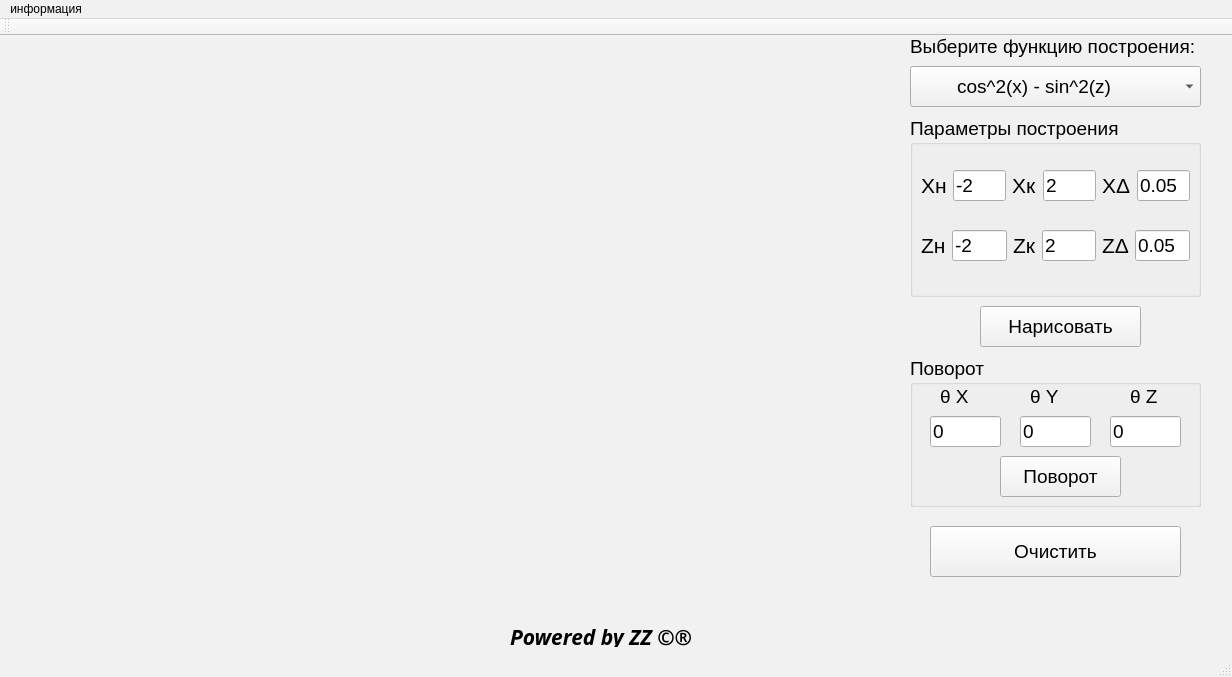
<?xml version="1.0" encoding="UTF-8"?>
<ui version="4.0">
 <class>MainWindow</class>
 <widget class="QMainWindow" name="MainWindow">
  <property name="geometry">
   <rect>
    <x>0</x>
    <y>0</y>
    <width>1232</width>
    <height>677</height>
   </rect>
  </property>
  <property name="palette">
   <palette>
    <active>
     <colorrole role="WindowText">
      <brush brushstyle="SolidPattern">
       <color alpha="255">
        <red>0</red>
        <green>0</green>
        <blue>0</blue>
       </color>
      </brush>
     </colorrole>
     <colorrole role="Button">
      <brush brushstyle="SolidPattern">
       <color alpha="255">
        <red>241</red>
        <green>241</green>
        <blue>241</blue>
       </color>
      </brush>
     </colorrole>
     <colorrole role="Light">
      <brush brushstyle="SolidPattern">
       <color alpha="255">
        <red>255</red>
        <green>255</green>
        <blue>255</blue>
       </color>
      </brush>
     </colorrole>
     <colorrole role="Midlight">
      <brush brushstyle="SolidPattern">
       <color alpha="255">
        <red>248</red>
        <green>248</green>
        <blue>248</blue>
       </color>
      </brush>
     </colorrole>
     <colorrole role="Dark">
      <brush brushstyle="SolidPattern">
       <color alpha="255">
        <red>120</red>
        <green>120</green>
        <blue>120</blue>
       </color>
      </brush>
     </colorrole>
     <colorrole role="Mid">
      <brush brushstyle="SolidPattern">
       <color alpha="255">
        <red>161</red>
        <green>161</green>
        <blue>161</blue>
       </color>
      </brush>
     </colorrole>
     <colorrole role="Text">
      <brush brushstyle="SolidPattern">
       <color alpha="255">
        <red>0</red>
        <green>0</green>
        <blue>0</blue>
       </color>
      </brush>
     </colorrole>
     <colorrole role="BrightText">
      <brush brushstyle="SolidPattern">
       <color alpha="255">
        <red>255</red>
        <green>255</green>
        <blue>255</blue>
       </color>
      </brush>
     </colorrole>
     <colorrole role="ButtonText">
      <brush brushstyle="SolidPattern">
       <color alpha="255">
        <red>0</red>
        <green>0</green>
        <blue>0</blue>
       </color>
      </brush>
     </colorrole>
     <colorrole role="Base">
      <brush brushstyle="SolidPattern">
       <color alpha="255">
        <red>255</red>
        <green>255</green>
        <blue>255</blue>
       </color>
      </brush>
     </colorrole>
     <colorrole role="Window">
      <brush brushstyle="SolidPattern">
       <color alpha="255">
        <red>241</red>
        <green>241</green>
        <blue>241</blue>
       </color>
      </brush>
     </colorrole>
     <colorrole role="Shadow">
      <brush brushstyle="SolidPattern">
       <color alpha="255">
        <red>0</red>
        <green>0</green>
        <blue>0</blue>
       </color>
      </brush>
     </colorrole>
     <colorrole role="AlternateBase">
      <brush brushstyle="SolidPattern">
       <color alpha="255">
        <red>248</red>
        <green>248</green>
        <blue>248</blue>
       </color>
      </brush>
     </colorrole>
     <colorrole role="ToolTipBase">
      <brush brushstyle="SolidPattern">
       <color alpha="255">
        <red>255</red>
        <green>255</green>
        <blue>220</blue>
       </color>
      </brush>
     </colorrole>
     <colorrole role="ToolTipText">
      <brush brushstyle="SolidPattern">
       <color alpha="255">
        <red>0</red>
        <green>0</green>
        <blue>0</blue>
       </color>
      </brush>
     </colorrole>
    </active>
    <inactive>
     <colorrole role="WindowText">
      <brush brushstyle="SolidPattern">
       <color alpha="255">
        <red>0</red>
        <green>0</green>
        <blue>0</blue>
       </color>
      </brush>
     </colorrole>
     <colorrole role="Button">
      <brush brushstyle="SolidPattern">
       <color alpha="255">
        <red>241</red>
        <green>241</green>
        <blue>241</blue>
       </color>
      </brush>
     </colorrole>
     <colorrole role="Light">
      <brush brushstyle="SolidPattern">
       <color alpha="255">
        <red>255</red>
        <green>255</green>
        <blue>255</blue>
       </color>
      </brush>
     </colorrole>
     <colorrole role="Midlight">
      <brush brushstyle="SolidPattern">
       <color alpha="255">
        <red>248</red>
        <green>248</green>
        <blue>248</blue>
       </color>
      </brush>
     </colorrole>
     <colorrole role="Dark">
      <brush brushstyle="SolidPattern">
       <color alpha="255">
        <red>120</red>
        <green>120</green>
        <blue>120</blue>
       </color>
      </brush>
     </colorrole>
     <colorrole role="Mid">
      <brush brushstyle="SolidPattern">
       <color alpha="255">
        <red>161</red>
        <green>161</green>
        <blue>161</blue>
       </color>
      </brush>
     </colorrole>
     <colorrole role="Text">
      <brush brushstyle="SolidPattern">
       <color alpha="255">
        <red>0</red>
        <green>0</green>
        <blue>0</blue>
       </color>
      </brush>
     </colorrole>
     <colorrole role="BrightText">
      <brush brushstyle="SolidPattern">
       <color alpha="255">
        <red>255</red>
        <green>255</green>
        <blue>255</blue>
       </color>
      </brush>
     </colorrole>
     <colorrole role="ButtonText">
      <brush brushstyle="SolidPattern">
       <color alpha="255">
        <red>0</red>
        <green>0</green>
        <blue>0</blue>
       </color>
      </brush>
     </colorrole>
     <colorrole role="Base">
      <brush brushstyle="SolidPattern">
       <color alpha="255">
        <red>255</red>
        <green>255</green>
        <blue>255</blue>
       </color>
      </brush>
     </colorrole>
     <colorrole role="Window">
      <brush brushstyle="SolidPattern">
       <color alpha="255">
        <red>241</red>
        <green>241</green>
        <blue>241</blue>
       </color>
      </brush>
     </colorrole>
     <colorrole role="Shadow">
      <brush brushstyle="SolidPattern">
       <color alpha="255">
        <red>0</red>
        <green>0</green>
        <blue>0</blue>
       </color>
      </brush>
     </colorrole>
     <colorrole role="AlternateBase">
      <brush brushstyle="SolidPattern">
       <color alpha="255">
        <red>248</red>
        <green>248</green>
        <blue>248</blue>
       </color>
      </brush>
     </colorrole>
     <colorrole role="ToolTipBase">
      <brush brushstyle="SolidPattern">
       <color alpha="255">
        <red>255</red>
        <green>255</green>
        <blue>220</blue>
       </color>
      </brush>
     </colorrole>
     <colorrole role="ToolTipText">
      <brush brushstyle="SolidPattern">
       <color alpha="255">
        <red>0</red>
        <green>0</green>
        <blue>0</blue>
       </color>
      </brush>
     </colorrole>
    </inactive>
    <disabled>
     <colorrole role="WindowText">
      <brush brushstyle="SolidPattern">
       <color alpha="255">
        <red>120</red>
        <green>120</green>
        <blue>120</blue>
       </color>
      </brush>
     </colorrole>
     <colorrole role="Button">
      <brush brushstyle="SolidPattern">
       <color alpha="255">
        <red>241</red>
        <green>241</green>
        <blue>241</blue>
       </color>
      </brush>
     </colorrole>
     <colorrole role="Light">
      <brush brushstyle="SolidPattern">
       <color alpha="255">
        <red>255</red>
        <green>255</green>
        <blue>255</blue>
       </color>
      </brush>
     </colorrole>
     <colorrole role="Midlight">
      <brush brushstyle="SolidPattern">
       <color alpha="255">
        <red>248</red>
        <green>248</green>
        <blue>248</blue>
       </color>
      </brush>
     </colorrole>
     <colorrole role="Dark">
      <brush brushstyle="SolidPattern">
       <color alpha="255">
        <red>120</red>
        <green>120</green>
        <blue>120</blue>
       </color>
      </brush>
     </colorrole>
     <colorrole role="Mid">
      <brush brushstyle="SolidPattern">
       <color alpha="255">
        <red>161</red>
        <green>161</green>
        <blue>161</blue>
       </color>
      </brush>
     </colorrole>
     <colorrole role="Text">
      <brush brushstyle="SolidPattern">
       <color alpha="255">
        <red>120</red>
        <green>120</green>
        <blue>120</blue>
       </color>
      </brush>
     </colorrole>
     <colorrole role="BrightText">
      <brush brushstyle="SolidPattern">
       <color alpha="255">
        <red>255</red>
        <green>255</green>
        <blue>255</blue>
       </color>
      </brush>
     </colorrole>
     <colorrole role="ButtonText">
      <brush brushstyle="SolidPattern">
       <color alpha="255">
        <red>120</red>
        <green>120</green>
        <blue>120</blue>
       </color>
      </brush>
     </colorrole>
     <colorrole role="Base">
      <brush brushstyle="SolidPattern">
       <color alpha="255">
        <red>241</red>
        <green>241</green>
        <blue>241</blue>
       </color>
      </brush>
     </colorrole>
     <colorrole role="Window">
      <brush brushstyle="SolidPattern">
       <color alpha="255">
        <red>241</red>
        <green>241</green>
        <blue>241</blue>
       </color>
      </brush>
     </colorrole>
     <colorrole role="Shadow">
      <brush brushstyle="SolidPattern">
       <color alpha="255">
        <red>0</red>
        <green>0</green>
        <blue>0</blue>
       </color>
      </brush>
     </colorrole>
     <colorrole role="AlternateBase">
      <brush brushstyle="SolidPattern">
       <color alpha="255">
        <red>241</red>
        <green>241</green>
        <blue>241</blue>
       </color>
      </brush>
     </colorrole>
     <colorrole role="ToolTipBase">
      <brush brushstyle="SolidPattern">
       <color alpha="255">
        <red>255</red>
        <green>255</green>
        <blue>220</blue>
       </color>
      </brush>
     </colorrole>
     <colorrole role="ToolTipText">
      <brush brushstyle="SolidPattern">
       <color alpha="255">
        <red>0</red>
        <green>0</green>
        <blue>0</blue>
       </color>
      </brush>
     </colorrole>
    </disabled>
   </palette>
  </property>
  <property name="windowTitle">
   <string>MainWindow</string>
  </property>
  <widget class="QWidget" name="centralWidget">
   <widget class="QLabel" name="draw_label">
    <property name="geometry">
     <rect>
      <x>10</x>
      <y>10</y>
      <width>881</width>
      <height>561</height>
     </rect>
    </property>
    <property name="cursor">
     <cursorShape>ArrowCursor</cursorShape>
    </property>
    <property name="text">
     <string/>
    </property>
   </widget>
   <widget class="QLabel" name="label_6">
    <property name="geometry">
     <rect>
      <x>510</x>
      <y>590</y>
      <width>241</width>
      <height>21</height>
     </rect>
    </property>
    <property name="font">
     <font>
      <family>Blade Runner Movie Font</family>
      <pointsize>16</pointsize>
      <weight>75</weight>
      <italic>true</italic>
      <bold>true</bold>
     </font>
    </property>
    <property name="styleSheet">
     <string notr="true"/>
    </property>
    <property name="text">
     <string>Powered by ZZ ©®</string>
    </property>
   </widget>
   <widget class="QComboBox" name="comboBox">
    <property name="geometry">
     <rect>
      <x>910</x>
      <y>30</y>
      <width>291</width>
      <height>41</height>
     </rect>
    </property>
    <property name="font">
     <font>
      <pointsize>14</pointsize>
     </font>
    </property>
    <item>
     <property name="text">
      <string>        cos^2(x) - sin^2(z)</string>
     </property>
    </item>
    <item>
     <property name="text">
      <string>        sin(x) * cos(z)</string>
     </property>
    </item>
    <item>
     <property name="text">
      <string>x * z</string>
     </property>
    </item>
   </widget>
   <widget class="QGroupBox" name="groupBox">
    <property name="geometry">
     <rect>
      <x>910</x>
      <y>80</y>
      <width>291</width>
      <height>181</height>
     </rect>
    </property>
    <property name="font">
     <font>
      <pointsize>14</pointsize>
     </font>
    </property>
    <property name="title">
     <string>Параметры построения</string>
    </property>
    <widget class="QWidget" name="verticalLayoutWidget">
     <property name="geometry">
      <rect>
       <x>0</x>
       <y>20</y>
       <width>291</width>
       <height>161</height>
      </rect>
     </property>
     <layout class="QVBoxLayout" name="verticalLayout">
      <item>
       <layout class="QHBoxLayout" name="horizontalLayout_2">
        <item>
         <widget class="QLabel" name="LabelxBegin">
          <property name="font">
           <font>
            <pointsize>16</pointsize>
           </font>
          </property>
          <property name="text">
           <string>Xн</string>
          </property>
         </widget>
        </item>
        <item>
         <widget class="QLineEdit" name="xBegin">
          <property name="font">
           <font>
            <pointsize>14</pointsize>
           </font>
          </property>
          <property name="text">
           <string>-2</string>
          </property>
         </widget>
        </item>
        <item>
         <widget class="QLabel" name="LabelxEnd">
          <property name="font">
           <font>
            <pointsize>16</pointsize>
           </font>
          </property>
          <property name="text">
           <string>Xк</string>
          </property>
         </widget>
        </item>
        <item>
         <widget class="QLineEdit" name="xEnd">
          <property name="font">
           <font>
            <pointsize>14</pointsize>
           </font>
          </property>
          <property name="text">
           <string>2</string>
          </property>
         </widget>
        </item>
        <item>
         <widget class="QLabel" name="LabelxDelta">
          <property name="font">
           <font>
            <pointsize>16</pointsize>
           </font>
          </property>
          <property name="text">
           <string>XΔ</string>
          </property>
         </widget>
        </item>
        <item>
         <widget class="QLineEdit" name="xDelta">
          <property name="font">
           <font>
            <pointsize>14</pointsize>
           </font>
          </property>
          <property name="text">
           <string>0.05</string>
          </property>
         </widget>
        </item>
       </layout>
      </item>
      <item>
       <layout class="QHBoxLayout" name="horizontalLayout">
        <item>
         <widget class="QLabel" name="LabelzBegin">
          <property name="font">
           <font>
            <pointsize>16</pointsize>
           </font>
          </property>
          <property name="text">
           <string>Zн</string>
          </property>
         </widget>
        </item>
        <item>
         <widget class="QLineEdit" name="zBegin">
          <property name="font">
           <font>
            <pointsize>14</pointsize>
           </font>
          </property>
          <property name="text">
           <string>-2</string>
          </property>
         </widget>
        </item>
        <item>
         <widget class="QLabel" name="LabelzEnd">
          <property name="font">
           <font>
            <pointsize>16</pointsize>
           </font>
          </property>
          <property name="text">
           <string>Zк</string>
          </property>
         </widget>
        </item>
        <item>
         <widget class="QLineEdit" name="zEnd">
          <property name="font">
           <font>
            <pointsize>14</pointsize>
           </font>
          </property>
          <property name="text">
           <string>2</string>
          </property>
         </widget>
        </item>
        <item>
         <widget class="QLabel" name="LabelzDelta">
          <property name="font">
           <font>
            <pointsize>16</pointsize>
           </font>
          </property>
          <property name="text">
           <string>ZΔ</string>
          </property>
         </widget>
        </item>
        <item>
         <widget class="QLineEdit" name="zDelta">
          <property name="font">
           <font>
            <pointsize>14</pointsize>
           </font>
          </property>
          <property name="text">
           <string>0.05</string>
          </property>
         </widget>
        </item>
       </layout>
      </item>
     </layout>
    </widget>
   </widget>
   <widget class="QLabel" name="label">
    <property name="geometry">
     <rect>
      <x>910</x>
      <y>0</y>
      <width>291</width>
      <height>21</height>
     </rect>
    </property>
    <property name="font">
     <font>
      <pointsize>14</pointsize>
     </font>
    </property>
    <property name="text">
     <string>Выберите функцию построения:</string>
    </property>
   </widget>
   <widget class="QPushButton" name="drawButton">
    <property name="geometry">
     <rect>
      <x>980</x>
      <y>270</y>
      <width>161</width>
      <height>41</height>
     </rect>
    </property>
    <property name="font">
     <font>
      <pointsize>14</pointsize>
     </font>
    </property>
    <property name="text">
     <string>Нарисовать</string>
    </property>
   </widget>
   <widget class="QGroupBox" name="groupBox_2">
    <property name="geometry">
     <rect>
      <x>910</x>
      <y>320</y>
      <width>291</width>
      <height>151</height>
     </rect>
    </property>
    <property name="font">
     <font>
      <pointsize>14</pointsize>
     </font>
    </property>
    <property name="title">
     <string>Поворот</string>
    </property>
    <widget class="QLabel" name="label_2">
     <property name="geometry">
      <rect>
       <x>30</x>
       <y>30</y>
       <width>51</width>
       <height>21</height>
      </rect>
     </property>
     <property name="font">
      <font>
       <pointsize>14</pointsize>
      </font>
     </property>
     <property name="text">
      <string>θ X</string>
     </property>
    </widget>
    <widget class="QLineEdit" name="tetax">
     <property name="geometry">
      <rect>
       <x>20</x>
       <y>60</y>
       <width>71</width>
       <height>31</height>
      </rect>
     </property>
     <property name="font">
      <font>
       <pointsize>14</pointsize>
      </font>
     </property>
     <property name="text">
      <string>0</string>
     </property>
     <property name="placeholderText">
      <string/>
     </property>
    </widget>
    <widget class="QLabel" name="label_3">
     <property name="geometry">
      <rect>
       <x>120</x>
       <y>30</y>
       <width>51</width>
       <height>21</height>
      </rect>
     </property>
     <property name="font">
      <font>
       <pointsize>14</pointsize>
      </font>
     </property>
     <property name="text">
      <string>θ Y</string>
     </property>
    </widget>
    <widget class="QLineEdit" name="tetay">
     <property name="geometry">
      <rect>
       <x>110</x>
       <y>60</y>
       <width>71</width>
       <height>31</height>
      </rect>
     </property>
     <property name="font">
      <font>
       <pointsize>14</pointsize>
      </font>
     </property>
     <property name="text">
      <string>0</string>
     </property>
    </widget>
    <widget class="QLabel" name="label_4">
     <property name="geometry">
      <rect>
       <x>220</x>
       <y>30</y>
       <width>51</width>
       <height>21</height>
      </rect>
     </property>
     <property name="font">
      <font>
       <pointsize>14</pointsize>
      </font>
     </property>
     <property name="text">
      <string>θ Z</string>
     </property>
    </widget>
    <widget class="QLineEdit" name="tetaz">
     <property name="geometry">
      <rect>
       <x>200</x>
       <y>60</y>
       <width>71</width>
       <height>31</height>
      </rect>
     </property>
     <property name="font">
      <font>
       <pointsize>14</pointsize>
      </font>
     </property>
     <property name="text">
      <string>0</string>
     </property>
    </widget>
    <widget class="QPushButton" name="rotateButton">
     <property name="geometry">
      <rect>
       <x>90</x>
       <y>100</y>
       <width>121</width>
       <height>41</height>
      </rect>
     </property>
     <property name="font">
      <font>
       <pointsize>14</pointsize>
      </font>
     </property>
     <property name="text">
      <string>Поворот</string>
     </property>
    </widget>
   </widget>
   <widget class="QPushButton" name="clearButton">
    <property name="geometry">
     <rect>
      <x>930</x>
      <y>490</y>
      <width>251</width>
      <height>51</height>
     </rect>
    </property>
    <property name="font">
     <font>
      <pointsize>14</pointsize>
     </font>
    </property>
    <property name="text">
     <string>Очистить</string>
    </property>
   </widget>
  </widget>
  <widget class="QToolBar" name="mainToolBar">
   <attribute name="toolBarArea">
    <enum>TopToolBarArea</enum>
   </attribute>
   <attribute name="toolBarBreak">
    <bool>false</bool>
   </attribute>
  </widget>
  <widget class="QStatusBar" name="statusBar"/>
  <widget class="QMenuBar" name="menuBar">
   <property name="geometry">
    <rect>
     <x>0</x>
     <y>0</y>
     <width>1232</width>
     <height>20</height>
    </rect>
   </property>
   <widget class="QMenu" name="menu">
    <property name="title">
     <string>информация</string>
    </property>
   </widget>
   <addaction name="menu"/>
  </widget>
 </widget>
 <layoutdefault spacing="6" margin="11"/>
 <resources/>
 <connections/>
</ui>
